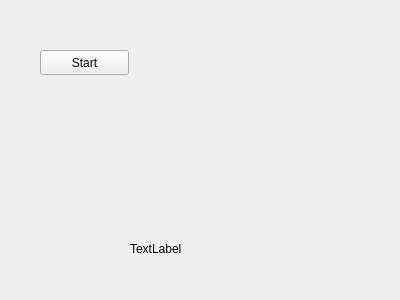
<?xml version="1.0" encoding="UTF-8"?>
<ui version="4.0">
 <class>Widget</class>
 <widget class="QWidget" name="Widget">
  <property name="geometry">
   <rect>
    <x>0</x>
    <y>0</y>
    <width>400</width>
    <height>300</height>
   </rect>
  </property>
  <property name="windowTitle">
   <string>Widget</string>
  </property>
  <widget class="QPushButton" name="btn_start">
   <property name="geometry">
    <rect>
     <x>40</x>
     <y>50</y>
     <width>89</width>
     <height>25</height>
    </rect>
   </property>
   <property name="text">
    <string>Start</string>
   </property>
  </widget>
  <widget class="QLabel" name="label">
   <property name="geometry">
    <rect>
     <x>130</x>
     <y>240</y>
     <width>67</width>
     <height>17</height>
    </rect>
   </property>
   <property name="text">
    <string>TextLabel</string>
   </property>
  </widget>
 </widget>
 <layoutdefault spacing="6" margin="11"/>
 <resources/>
 <connections/>
</ui>
